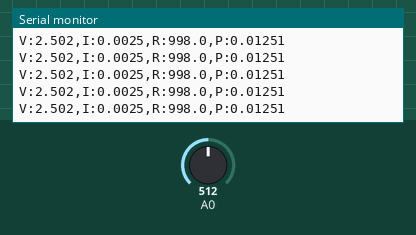
This sketch was run on a simulated Arduino Mega 2560, built with avr-gcc and run on an emulated ATmega2560. Shown: the last lines printed to the serial monitor. The inputs (shaded band) are chosen by the test bench; at power-on: A0 = 512.

Above: at 1.2 s.
1.3 s: A0 set to 22
At 1.34 s:
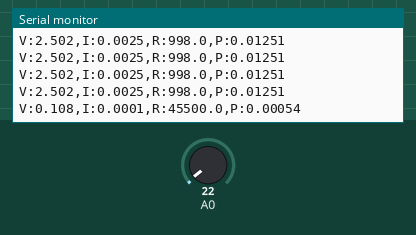
2.8 s: A0 set to 19
At 2.87 s:
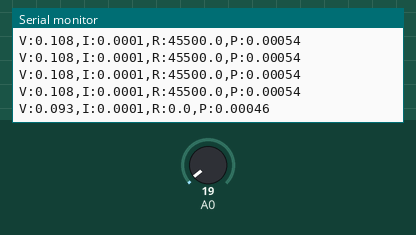
Timing chart, 0 to 5.8 s (numbered marks = the images above; inputs shaded):
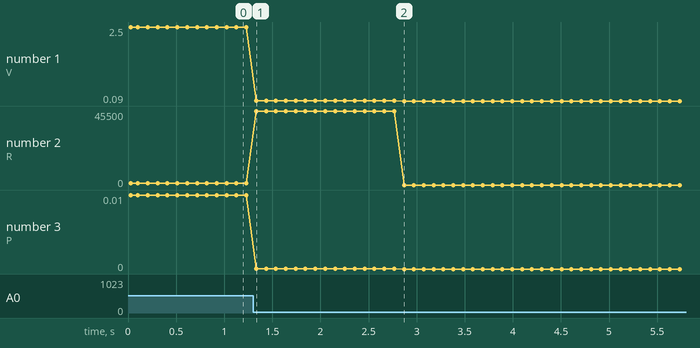

The sketch:

ohms_law.ino
```cpp
/// @file omhs_law.ino
/// @brief Reads a voltage dividerr on A0 and transmits V, I, R, P
///        over Serial very 100ms. R_known must match the physical
///        resistor value defined below

/// Known fixed resistor in the voltage divider (Ohms).
/// Change this if using a different value.
/// 100ohm should be the absolute bare minimum before
/// 1/4 watt resistor is damaged, but still not recommended.
const float fR_known = 1000.0;

/// ADC reference voltage (5V on the Mega)
const float fV_ref = 5.0;

/// ADC max reading (10-bit = 1023)
const float fAdc_max = 1023.0;

void setup() {
  Serial.begin(9600);
  Serial.println("Ohm's Law Visualizer Ready!");
}

void loop() {
  // ──────────── ⋆⋅☆⋅⋆ ──────────────
  // Read ADC and convert to voltage
  //
  // V_out = (D_out / D_max) * V_max
  // ──────────── ⋆⋅☆⋅⋆ ──────────────
  int iAdcRaw = analogRead(A0);
  float fV_node = (iAdcRaw / fAdc_max) * fV_ref;

  // ──────────── ⋆⋅☆⋅⋆ ──────────────
  // Derive I, R_pot, and P from V_node and R_known
  //
  // I = V_node / R_known
  // R_pot = (V_ref - V_node) / I
  // P = I * V_ref
  // ──────────── ⋆⋅☆⋅⋆ ──────────────

  float fI = fV_node / fR_known; // Current through R_known
  float fV_pot = fV_ref - fV_node; // voltage dropped across pot

  // Avoid div by 0 -> I = 0
  float fR_pot = (fI > 0.0001) ? (fV_pot / fI) : 0.0; // R = V/I
  float fP = fV_ref * fI; // Total power in circuit

  // ──────────── ⋆⋅☆⋅⋆ ──────────────
  // Transmit as a comma-separated key:value string
  // "V:x.xx,I:x.xx,R:xxxx.x,P:x.xxxx\n"
  // The Win32 parser splits on commas and colons
  // ──────────── ⋆⋅☆⋅⋆ ──────────────
  Serial.print("V:");  Serial.print(fV_node, 3);
  Serial.print(",I:"); Serial.print(fI,      4);
  Serial.print(",R:"); Serial.print(fR_pot,  1);
  Serial.print(",P:"); Serial.println(fP,      5);

  delay(100);
}
```

Measured:
- after the input at 1.3 s, the serial monitor: prints a new line at once (image 1)
- after the input at 2.8 s, the serial monitor: prints a new line after 0.07 s (image 2)
- plotted number 1: 2.5 → 0.11 after the input at 1.3 s, 0.11 → 0.09 after the input at 2.8 s
- plotted number 2: 998 → 45500 after the input at 1.3 s, 45500 → 0 after the input at 2.8 s
- plotted number 3: 0.01 → 0 after the input at 1.3 s, 0 → 0 after the input at 2.8 s
